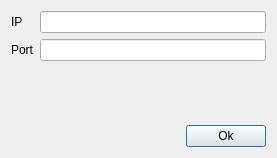
<?xml version="1.0" encoding="UTF-8"?>
<ui version="4.0">
 <class>SetIpPortDialogClass</class>
 <widget class="QDialog" name="SetIpPortDialogClass">
  <property name="geometry">
   <rect>
    <x>0</x>
    <y>0</y>
    <width>277</width>
    <height>158</height>
   </rect>
  </property>
  <property name="sizePolicy">
   <sizepolicy hsizetype="Minimum" vsizetype="Minimum">
    <horstretch>0</horstretch>
    <verstretch>0</verstretch>
   </sizepolicy>
  </property>
  <property name="maximumSize">
   <size>
    <width>16777215</width>
    <height>16777215</height>
   </size>
  </property>
  <property name="windowTitle">
   <string>SetIpPortDialog</string>
  </property>
  <layout class="QFormLayout" name="formLayout">
   <property name="sizeConstraint">
    <enum>QLayout::SetDefaultConstraint</enum>
   </property>
   <property name="fieldGrowthPolicy">
    <enum>QFormLayout::ExpandingFieldsGrow</enum>
   </property>
   <item row="0" column="0">
    <widget class="QLabel" name="label">
     <property name="text">
      <string>IP</string>
     </property>
    </widget>
   </item>
   <item row="0" column="1">
    <widget class="QLineEdit" name="lineEdit_ip"/>
   </item>
   <item row="1" column="0">
    <widget class="QLabel" name="label_2">
     <property name="text">
      <string>Port</string>
     </property>
    </widget>
   </item>
   <item row="1" column="1">
    <widget class="QLineEdit" name="lineEdit_port"/>
   </item>
   <item row="2" column="1">
    <layout class="QGridLayout" name="gridLayout">
     <item row="0" column="1">
      <spacer name="verticalSpacer">
       <property name="orientation">
        <enum>Qt::Vertical</enum>
       </property>
       <property name="sizeHint" stdset="0">
        <size>
         <width>20</width>
         <height>40</height>
        </size>
       </property>
      </spacer>
     </item>
     <item row="1" column="1">
      <widget class="QPushButton" name="pushButton_ok">
       <property name="text">
        <string>Ok</string>
       </property>
      </widget>
     </item>
     <item row="1" column="0">
      <spacer name="horizontalSpacer">
       <property name="orientation">
        <enum>Qt::Horizontal</enum>
       </property>
       <property name="sizeHint" stdset="0">
        <size>
         <width>40</width>
         <height>20</height>
        </size>
       </property>
      </spacer>
     </item>
    </layout>
   </item>
  </layout>
 </widget>
 <layoutdefault spacing="6" margin="11"/>
 <resources/>
 <connections/>
</ui>
